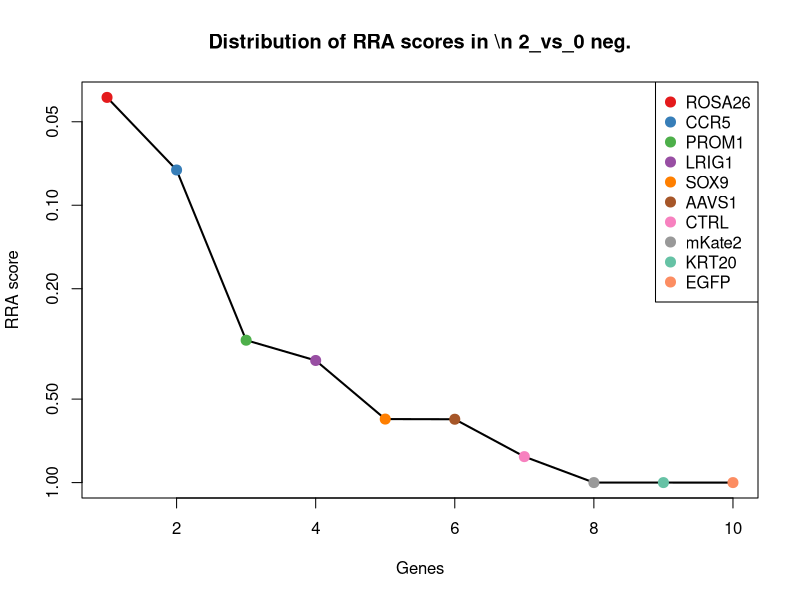
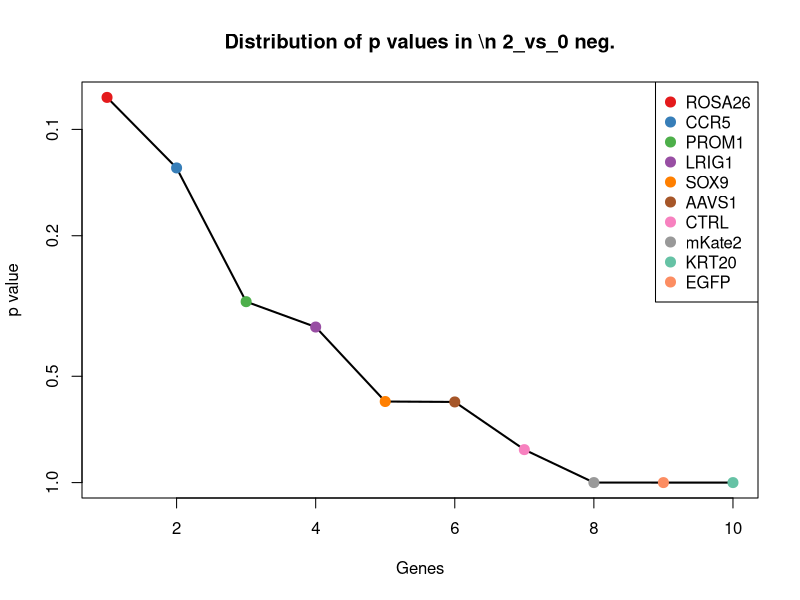
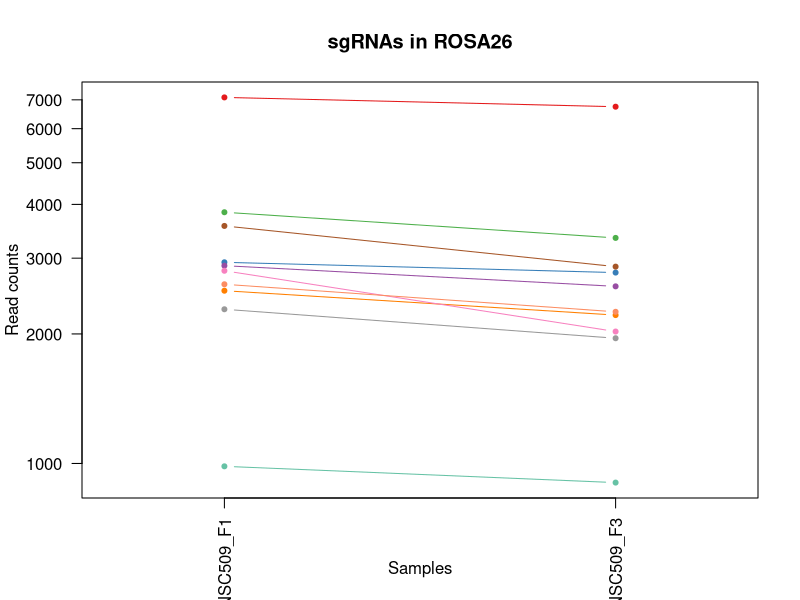
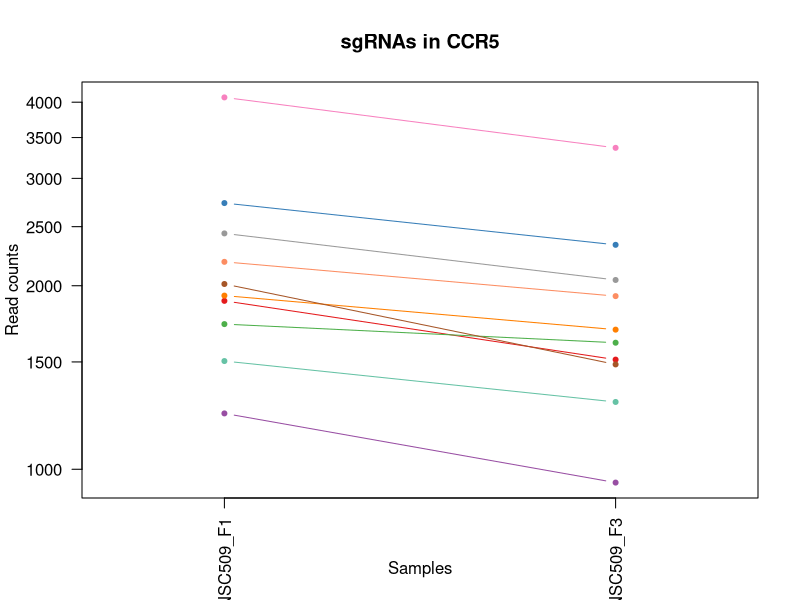
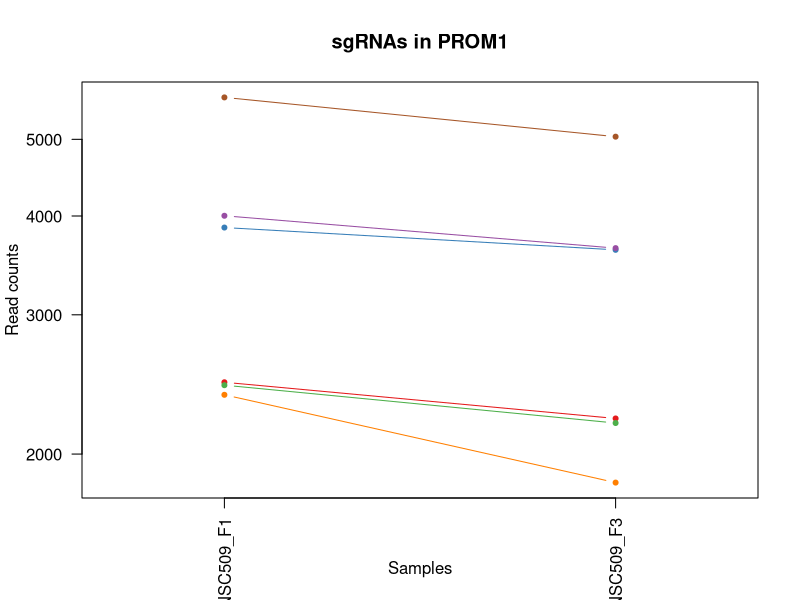
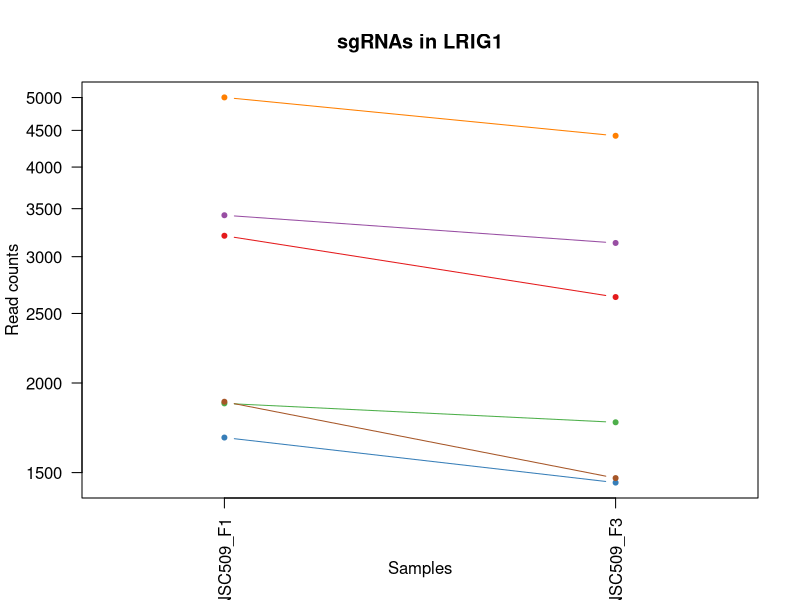
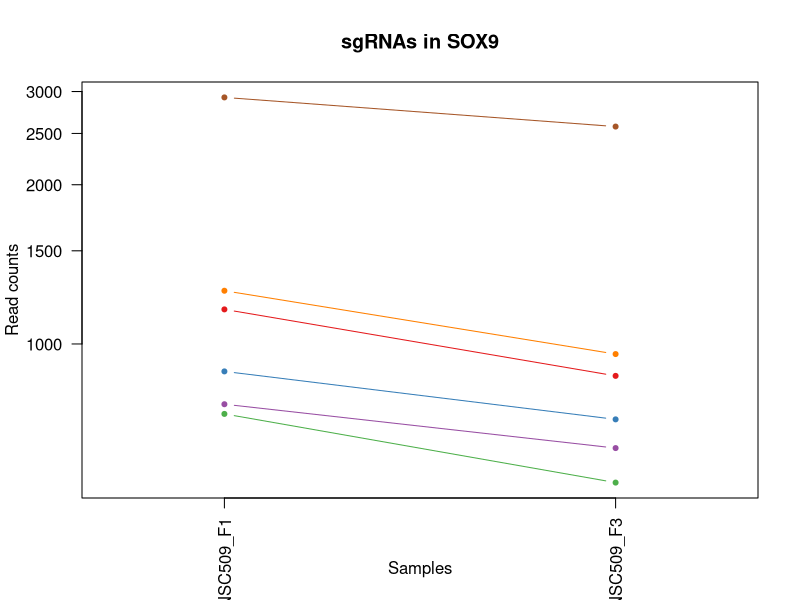
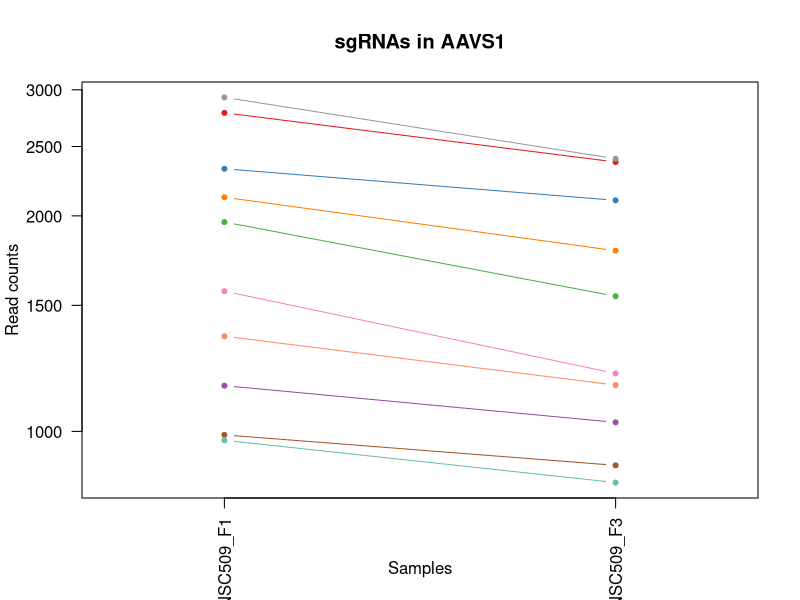

Write R code to recreate these figures, in order. (Note: this script raises an error after producing the figures.)
pdf(file='S9A_c0_t2.pdf',width=4.5,height=4.5);
gstable=read.table('S9A_c0_t2.gene_summary.txt',header=T)
# 
#
# parameters
# Do not modify the variables beginning with "__"

# gstablename='__GENE_SUMMARY_FILE__'
startindex=3
# outputfile='__OUTPUT_FILE__'
targetgenelist=c("ROSA26","CCR5","PROM1","LRIG1","SOX9","AAVS1","CTRL","mKate2","KRT20","EGFP")
# samplelabel=sub('.\\w+.\\w+$','',colnames(gstable)[startindex]);
samplelabel='2_vs_0 neg.'


# You need to write some codes in front of this code:
# gstable=read.table(gstablename,header=T)
# pdf(file=outputfile,width=6,height=6)


# set up color using RColorBrewer
#library(RColorBrewer)
#colors <- brewer.pal(length(targetgenelist), "Set1")

colors=c( "#E41A1C", "#377EB8", "#4DAF4A", "#984EA3", "#FF7F00",  "#A65628", "#F781BF",
          "#999999", "#66C2A5", "#FC8D62", "#8DA0CB", "#E78AC3", "#A6D854", "#FFD92F", "#E5C494", "#B3B3B3", 
          "#8DD3C7", "#FFFFB3", "#BEBADA", "#FB8072", "#80B1D3", "#FDB462", "#B3DE69", "#FCCDE5",
          "#D9D9D9", "#BC80BD", "#CCEBC5", "#FFED6F")

######
# function definition

plotrankedvalues<-function(val, tglist, ...){
  
  plot(val,log='y',ylim=c(max(val),min(val)),type='l',lwd=2, ...)
  if(length(tglist)>0){
    for(i in 1:length(tglist)){
      targetgene=tglist[i];
      tx=which(names(val)==targetgene);ty=val[targetgene];
      points(tx,ty,col=colors[(i %% length(colors)) ],cex=2,pch=20)
      # text(tx+50,ty,targetgene,col=colors[i])
    }
    legend('topright',tglist,pch=20,pt.cex = 2,cex=1,col=colors)
  }
}



plotrandvalues<-function(val,targetgenelist, ...){
  # choose the one with the best distance distribution
  
  mindiffvalue=0;
  randval=val;
  for(i in 1:20){
    randval0=sample(val)
    vindex=sort(which(names(randval0) %in% targetgenelist))
    if(max(vindex)>0.9*length(val)){
      # print('pass...')
      next;
    }
    mindiffind=min(diff(vindex));
    if (mindiffind > mindiffvalue){
      mindiffvalue=mindiffind;
      randval=randval0;
      # print(paste('Diff: ',mindiffvalue))
    }
  }
  plot(randval,log='y',ylim=c(max(randval),min(randval)),pch=20,col='grey', ...)
  
  if(length(targetgenelist)>0){
    for(i in 1:length(targetgenelist)){
      targetgene=targetgenelist[i];
      tx=which(names(randval)==targetgene);ty=randval[targetgene];
      points(tx,ty,col=colors[(i %% length(colors)) ],cex=2,pch=20)
      text(tx+50,ty,targetgene,col=colors[i])
    }
  }
  
}




# set.seed(1235)



pvec=gstable[,startindex]
names(pvec)=gstable[,'id']
pvec=sort(pvec);

plotrankedvalues(pvec,targetgenelist,xlab='Genes',ylab='RRA score',main=paste('Distribution of RRA scores in \\n',samplelabel))

# plotrandvalues(pvec,targetgenelist,xlab='Genes',ylab='RRA score',main=paste('Distribution of RRA scores in \\n',samplelabel))


pvec=gstable[,startindex+1]
names(pvec)=gstable[,'id']
pvec=sort(pvec);

plotrankedvalues(pvec,targetgenelist,xlab='Genes',ylab='p value',main=paste('Distribution of p values in \\n',samplelabel))

# plotrandvalues(pvec,targetgenelist,xlab='Genes',ylab='p value',main=paste('Distribution of p values in \\n',samplelabel))



# you need to write after this code:
# dev.off()






# parameters
# Do not modify the variables beginning with "__"
targetmat=list(c(7090.852426763737,6746.6159883431155),c(2933.4269804125497,2776.4183461062603),c(3834.7981134800943,3342.5820291656646),c(2880.8139076674174,2578.966243117571),c(2519.471294851794,2211.262071735574),c(3563.7911538683766,2866.077719402145),c(2803.3833477783555,2024.8914643227806),c(2281.223418270064,1953.3654474238167),c(983.7651903853931,901.6307764024322),c(2607.8215490841853,2250.551010595568))
targetgene="ROSA26"
collabel=c("S65_MNSC509_F1","S67_MNSC509_F3")

# set up color using RColorBrewer
#library(RColorBrewer)
#colors <- brewer.pal(length(targetgenelist), "Set1")

colors=c( "#E41A1C", "#377EB8", "#4DAF4A", "#984EA3", "#FF7F00",  "#A65628", "#F781BF",
          "#999999", "#66C2A5", "#FC8D62", "#8DA0CB", "#E78AC3", "#A6D854", "#FFD92F", "#E5C494", "#B3B3B3", 
          "#8DD3C7", "#FFFFB3", "#BEBADA", "#FB8072", "#80B1D3", "#FDB462", "#B3DE69", "#FCCDE5",
          "#D9D9D9", "#BC80BD", "#CCEBC5", "#FFED6F")


## code

targetmatvec=unlist(targetmat)+1
yrange=range(targetmatvec[targetmatvec>0]);
# yrange[1]=1; # set the minimum value to 1
for(i in 1:length(targetmat)){
  vali=targetmat[[i]]+1;
  if(i==1){
    plot(1:length(vali),vali,type='b',las=1,pch=20,main=paste('sgRNAs in',targetgene),ylab='Read counts',xlab='Samples',xlim=c(0.7,length(vali)+0.3),ylim = yrange,col=colors[(i %% length(colors))],xaxt='n',log='y')
    axis(1,at=1:length(vali),labels=(collabel),las=2)
    # lines(0:100,rep(1,101),col='black');
  }else{
    lines(1:length(vali),vali,type='b',pch=20,col=colors[(i %% length(colors))])
  }
}




# parameters
# Do not modify the variables beginning with "__"
targetmat=list(c(1888.1144219102096,1512.1204417654199),c(2731.9089848038366,2333.1585230704277),c(1729.2825041890565,1611.8539019484822),c(1233.9254607962096,949.9863934608867),c(1925.8370023689836,1693.454005734624),c(2012.2018576298606,1484.9204071700392),c(4072.0532905760674,3365.752429006174),c(2436.0845380481883,2043.024820719701),c(1503.9397209221702,1288.4757128700678),c(2187.9096666088863,1922.135778073565))
targetgene="CCR5"
collabel=c("S65_MNSC509_F1","S67_MNSC509_F3")

# set up color using RColorBrewer
#library(RColorBrewer)
#colors <- brewer.pal(length(targetgenelist), "Set1")

colors=c( "#E41A1C", "#377EB8", "#4DAF4A", "#984EA3", "#FF7F00",  "#A65628", "#F781BF",
          "#999999", "#66C2A5", "#FC8D62", "#8DA0CB", "#E78AC3", "#A6D854", "#FFD92F", "#E5C494", "#B3B3B3", 
          "#8DD3C7", "#FFFFB3", "#BEBADA", "#FB8072", "#80B1D3", "#FDB462", "#B3DE69", "#FCCDE5",
          "#D9D9D9", "#BC80BD", "#CCEBC5", "#FFED6F")


## code

targetmatvec=unlist(targetmat)+1
yrange=range(targetmatvec[targetmatvec>0]);
# yrange[1]=1; # set the minimum value to 1
for(i in 1:length(targetmat)){
  vali=targetmat[[i]]+1;
  if(i==1){
    plot(1:length(vali),vali,type='b',las=1,pch=20,main=paste('sgRNAs in',targetgene),ylab='Read counts',xlab='Samples',xlim=c(0.7,length(vali)+0.3),ylim = yrange,col=colors[(i %% length(colors))],xaxt='n',log='y')
    axis(1,at=1:length(vali),labels=(collabel),las=2)
    # lines(0:100,rep(1,101),col='black');
  }else{
    lines(1:length(vali),vali,type='b',pch=20,col=colors[(i %% length(colors))])
  }
}




# parameters
# Do not modify the variables beginning with "__"
targetmat=list(c(2463.8801236493905,2217.3065238678805),c(3866.564497024325,3623.6490533179312),c(2443.033434448489,2188.0916718950643),c(4001.5716270873054,3641.782409714852),c(2375.5298694169987,1839.5282655987053),c(5648.460073958514,5038.0508522777245))
targetgene="PROM1"
collabel=c("S65_MNSC509_F1","S67_MNSC509_F3")

# set up color using RColorBrewer
#library(RColorBrewer)
#colors <- brewer.pal(length(targetgenelist), "Set1")

colors=c( "#E41A1C", "#377EB8", "#4DAF4A", "#984EA3", "#FF7F00",  "#A65628", "#F781BF",
          "#999999", "#66C2A5", "#FC8D62", "#8DA0CB", "#E78AC3", "#A6D854", "#FFD92F", "#E5C494", "#B3B3B3", 
          "#8DD3C7", "#FFFFB3", "#BEBADA", "#FB8072", "#80B1D3", "#FDB462", "#B3DE69", "#FCCDE5",
          "#D9D9D9", "#BC80BD", "#CCEBC5", "#FFED6F")


## code

targetmatvec=unlist(targetmat)+1
yrange=range(targetmatvec[targetmatvec>0]);
# yrange[1]=1; # set the minimum value to 1
for(i in 1:length(targetmat)){
  vali=targetmat[[i]]+1;
  if(i==1){
    plot(1:length(vali),vali,type='b',las=1,pch=20,main=paste('sgRNAs in',targetgene),ylab='Read counts',xlab='Samples',xlim=c(0.7,length(vali)+0.3),ylim = yrange,col=colors[(i %% length(colors))],xaxt='n',log='y')
    axis(1,at=1:length(vali),labels=(collabel),las=2)
    # lines(0:100,rep(1,101),col='black');
  }else{
    lines(1:length(vali),vali,type='b',pch=20,col=colors[(i %% length(colors))])
  }
}




# parameters
# Do not modify the variables beginning with "__"
targetmat=list(c(3207.412038481539,2634.3737209970504),c(1677.6621309296816,1451.6759204423518),c(1872.2312301380944,1761.9577965674346),c(3425.8059253481247,3134.04843060108),c(5001.220009244814,4421.51673478243),c(1882.1582249956664,1472.8315029054256))
targetgene="LRIG1"
collabel=c("S65_MNSC509_F1","S67_MNSC509_F3")

# set up color using RColorBrewer
#library(RColorBrewer)
#colors <- brewer.pal(length(targetgenelist), "Set1")

colors=c( "#E41A1C", "#377EB8", "#4DAF4A", "#984EA3", "#FF7F00",  "#A65628", "#F781BF",
          "#999999", "#66C2A5", "#FC8D62", "#8DA0CB", "#E78AC3", "#A6D854", "#FFD92F", "#E5C494", "#B3B3B3", 
          "#8DD3C7", "#FFFFB3", "#BEBADA", "#FB8072", "#80B1D3", "#FDB462", "#B3DE69", "#FCCDE5",
          "#D9D9D9", "#BC80BD", "#CCEBC5", "#FFED6F")


## code

targetmatvec=unlist(targetmat)+1
yrange=range(targetmatvec[targetmatvec>0]);
# yrange[1]=1; # set the minimum value to 1
for(i in 1:length(targetmat)){
  vali=targetmat[[i]]+1;
  if(i==1){
    plot(1:length(vali),vali,type='b',las=1,pch=20,main=paste('sgRNAs in',targetgene),ylab='Read counts',xlab='Samples',xlim=c(0.7,length(vali)+0.3),ylim = yrange,col=colors[(i %% length(colors))],xaxt='n',log='y')
    axis(1,at=1:length(vali),labels=(collabel),las=2)
    # lines(0:100,rep(1,101),col='black');
  }else{
    lines(1:length(vali),vali,type='b',pch=20,col=colors[(i %% length(colors))])
  }
}




# parameters
# Do not modify the variables beginning with "__"
targetmat=list(c(1161.4583983359335,869.3936983634626),c(886.4806407811867,719.2898037445101),c(736.5830184318484,546.0155092850483),c(768.349401976079,634.6674738922148),c(1259.735647425897,956.0308455931935),c(2923.4999855549777,2574.9366083627))
targetgene="SOX9"
collabel=c("S65_MNSC509_F1","S67_MNSC509_F3")

# set up color using RColorBrewer
#library(RColorBrewer)
#colors <- brewer.pal(length(targetgenelist), "Set1")

colors=c( "#E41A1C", "#377EB8", "#4DAF4A", "#984EA3", "#FF7F00",  "#A65628", "#F781BF",
          "#999999", "#66C2A5", "#FC8D62", "#8DA0CB", "#E78AC3", "#A6D854", "#FFD92F", "#E5C494", "#B3B3B3", 
          "#8DD3C7", "#FFFFB3", "#BEBADA", "#FB8072", "#80B1D3", "#FDB462", "#B3DE69", "#FCCDE5",
          "#D9D9D9", "#BC80BD", "#CCEBC5", "#FFED6F")


## code

targetmatvec=unlist(targetmat)+1
yrange=range(targetmatvec[targetmatvec>0]);
# yrange[1]=1; # set the minimum value to 1
for(i in 1:length(targetmat)){
  vali=targetmat[[i]]+1;
  if(i==1){
    plot(1:length(vali),vali,type='b',las=1,pch=20,main=paste('sgRNAs in',targetgene),ylab='Read counts',xlab='Samples',xlim=c(0.7,length(vali)+0.3),ylim = yrange,col=colors[(i %% length(colors))],xaxt='n',log='y')
    axis(1,at=1:length(vali),labels=(collabel),las=2)
    # lines(0:100,rep(1,101),col='black');
  }else{
    lines(1:length(vali),vali,type='b',pch=20,col=colors[(i %% length(colors))])
  }
}




# parameters
# Do not modify the variables beginning with "__"
targetmat=list(c(2784.5220575489684,2377.484505374011),c(2325.894895129138,2101.4545246653333),c(1959.5887848847285,1543.3501111156716),c(1157.4876003929046,1028.564271180875),c(2122.3915005489107,1787.1430137853795),c(987.735988328422,895.5863242701254),c(1568.4651874963886,1203.8533830177726),c(2926.4780840122494,2402.669722591956),c(970.8600970705494,847.230707211671),c(1357.0201970301034,1159.5274007141893))
targetgene="AAVS1"
collabel=c("S65_MNSC509_F1","S67_MNSC509_F3")

# set up color using RColorBrewer
#library(RColorBrewer)
#colors <- brewer.pal(length(targetgenelist), "Set1")

colors=c( "#E41A1C", "#377EB8", "#4DAF4A", "#984EA3", "#FF7F00",  "#A65628", "#F781BF",
          "#999999", "#66C2A5", "#FC8D62", "#8DA0CB", "#E78AC3", "#A6D854", "#FFD92F", "#E5C494", "#B3B3B3", 
          "#8DD3C7", "#FFFFB3", "#BEBADA", "#FB8072", "#80B1D3", "#FDB462", "#B3DE69", "#FCCDE5",
          "#D9D9D9", "#BC80BD", "#CCEBC5", "#FFED6F")


## code

targetmatvec=unlist(targetmat)+1
yrange=range(targetmatvec[targetmatvec>0]);
# yrange[1]=1; # set the minimum value to 1
for(i in 1:length(targetmat)){
  vali=targetmat[[i]]+1;
  if(i==1){
    plot(1:length(vali),vali,type='b',las=1,pch=20,main=paste('sgRNAs in',targetgene),ylab='Read counts',xlab='Samples',xlim=c(0.7,length(vali)+0.3),ylim = yrange,col=colors[(i %% length(colors))],xaxt='n',log='y')
    axis(1,at=1:length(vali),labels=(collabel),las=2)
    # lines(0:100,rep(1,101),col='black');
  }else{
    lines(1:length(vali),vali,type='b',pch=20,col=colors[(i %% length(colors))])
  }
}




# parameters
# Do not modify the variables beginning with "__"
targetmat=list(c(2233.573842953718,1914.0765085638225),c(2258.3913300976483,1975.5284385756083),c(6862.531545039579,6106.911471007312),c(1181.3123880510775,1077.9272969280473),c(2470.829020049691,2339.2029752027347),c(4405.6003177904895,4114.2570847235),c(2811.3249436644132,2688.7737901878118),c(2388.4349627318425,2407.706766035545),c(2401.340056046686,2345.2474273350413),c(3983.7030363436756,3798.9381651548288))
targetgene="CTRL"
collabel=c("S65_MNSC509_F1","S67_MNSC509_F3")

# set up color using RColorBrewer
#library(RColorBrewer)
#colors <- brewer.pal(length(targetgenelist), "Set1")

colors=c( "#E41A1C", "#377EB8", "#4DAF4A", "#984EA3", "#FF7F00",  "#A65628", "#F781BF",
          "#999999", "#66C2A5", "#FC8D62", "#8DA0CB", "#E78AC3", "#A6D854", "#FFD92F", "#E5C494", "#B3B3B3", 
          "#8DD3C7", "#FFFFB3", "#BEBADA", "#FB8072", "#80B1D3", "#FDB462", "#B3DE69", "#FCCDE5",
          "#D9D9D9", "#BC80BD", "#CCEBC5", "#FFED6F")


## code

targetmatvec=unlist(targetmat)+1
yrange=range(targetmatvec[targetmatvec>0]);
# yrange[1]=1; # set the minimum value to 1
for(i in 1:length(targetmat)){
  vali=targetmat[[i]]+1;
  if(i==1){
    plot(1:length(vali),vali,type='b',las=1,pch=20,main=paste('sgRNAs in',targetgene),ylab='Read counts',xlab='Samples',xlim=c(0.7,length(vali)+0.3),ylim = yrange,col=colors[(i %% length(colors))],xaxt='n',log='y')
    axis(1,at=1:length(vali),labels=(collabel),las=2)
    # lines(0:100,rep(1,101),col='black');
  }else{
    lines(1:length(vali),vali,type='b',pch=20,col=colors[(i %% length(colors))])
  }
}




# parameters
# Do not modify the variables beginning with "__"
targetmat=list(c(1289.516631998613,1509.0982156992663),c(1645.895747385451,2035.9729598986764),c(1394.7427774888772,1866.728300194086),c(1634.9760530421215,1710.5799534428265),c(1228.9619633674236,1429.5129292905601),c(2224.639547581903,2834.848050051893))
targetgene="mKate2"
collabel=c("S65_MNSC509_F1","S67_MNSC509_F3")

# set up color using RColorBrewer
#library(RColorBrewer)
#colors <- brewer.pal(length(targetgenelist), "Set1")

colors=c( "#E41A1C", "#377EB8", "#4DAF4A", "#984EA3", "#FF7F00",  "#A65628", "#F781BF",
          "#999999", "#66C2A5", "#FC8D62", "#8DA0CB", "#E78AC3", "#A6D854", "#FFD92F", "#E5C494", "#B3B3B3", 
          "#8DD3C7", "#FFFFB3", "#BEBADA", "#FB8072", "#80B1D3", "#FDB462", "#B3DE69", "#FCCDE5",
          "#D9D9D9", "#BC80BD", "#CCEBC5", "#FFED6F")


## code

targetmatvec=unlist(targetmat)+1
yrange=range(targetmatvec[targetmatvec>0]);
# yrange[1]=1; # set the minimum value to 1
for(i in 1:length(targetmat)){
  vali=targetmat[[i]]+1;
  if(i==1){
    plot(1:length(vali),vali,type='b',las=1,pch=20,main=paste('sgRNAs in',targetgene),ylab='Read counts',xlab='Samples',xlim=c(0.7,length(vali)+0.3),ylim = yrange,col=colors[(i %% length(colors))],xaxt='n',log='y')
    axis(1,at=1:length(vali),labels=(collabel),las=2)
    # lines(0:100,rep(1,101),col='black');
  }else{
    lines(1:length(vali),vali,type='b',pch=20,col=colors[(i %% length(colors))])
  }
}




# parameters
# Do not modify the variables beginning with "__"
targetmat=list(c(1155.50220142139,2040.0025946535477),c(1484.085731207026,2854.9962238262488),c(1071.1227451320274,2076.2693074473887),c(502.3059397931473,1031.5864972470285),c(1625.0490581845495,3716.3306526799693),c(865.6339515802854,1658.194701629501))
targetgene="KRT20"
collabel=c("S65_MNSC509_F1","S67_MNSC509_F3")

# set up color using RColorBrewer
#library(RColorBrewer)
#colors <- brewer.pal(length(targetgenelist), "Set1")

colors=c( "#E41A1C", "#377EB8", "#4DAF4A", "#984EA3", "#FF7F00",  "#A65628", "#F781BF",
          "#999999", "#66C2A5", "#FC8D62", "#8DA0CB", "#E78AC3", "#A6D854", "#FFD92F", "#E5C494", "#B3B3B3", 
          "#8DD3C7", "#FFFFB3", "#BEBADA", "#FB8072", "#80B1D3", "#FDB462", "#B3DE69", "#FCCDE5",
          "#D9D9D9", "#BC80BD", "#CCEBC5", "#FFED6F")


## code

targetmatvec=unlist(targetmat)+1
yrange=range(targetmatvec[targetmatvec>0]);
# yrange[1]=1; # set the minimum value to 1
for(i in 1:length(targetmat)){
  vali=targetmat[[i]]+1;
  if(i==1){
    plot(1:length(vali),vali,type='b',las=1,pch=20,main=paste('sgRNAs in',targetgene),ylab='Read counts',xlab='Samples',xlim=c(0.7,length(vali)+0.3),ylim = yrange,col=colors[(i %% length(colors))],xaxt='n',log='y')
    axis(1,at=1:length(vali),labels=(collabel),las=2)
    # lines(0:100,rep(1,101),col='black');
  }else{
    lines(1:length(vali),vali,type='b',pch=20,col=colors[(i %% length(colors))])
  }
}




# parameters
# Do not modify the variables beginning with "__"
targetmat=list(c(1132.6701132489743,3161.2484651964605),c(1786.8590743629745,3629.6935054502383),c(793.1668891200092,2228.3880194437766),c(713.7509302594326,1730.7281272171826),c(1137.6336106777603,3008.1223445113546),c(2140.2600912925404,3586.3749318353725))
targetgene="EGFP"
collabel=c("S65_MNSC509_F1","S67_MNSC509_F3")

# set up color using RColorBrewer
#library(RColorBrewer)
#colors <- brewer.pal(length(targetgenelist), "Set1")

colors=c( "#E41A1C", "#377EB8", "#4DAF4A", "#984EA3", "#FF7F00",  "#A65628", "#F781BF",
          "#999999", "#66C2A5", "#FC8D62", "#8DA0CB", "#E78AC3", "#A6D854", "#FFD92F", "#E5C494", "#B3B3B3", 
          "#8DD3C7", "#FFFFB3", "#BEBADA", "#FB8072", "#80B1D3", "#FDB462", "#B3DE69", "#FCCDE5",
          "#D9D9D9", "#BC80BD", "#CCEBC5", "#FFED6F")


## code

targetmatvec=unlist(targetmat)+1
yrange=range(targetmatvec[targetmatvec>0]);
# yrange[1]=1; # set the minimum value to 1
for(i in 1:length(targetmat)){
  vali=targetmat[[i]]+1;
  if(i==1){
    plot(1:length(vali),vali,type='b',las=1,pch=20,main=paste('sgRNAs in',targetgene),ylab='Read counts',xlab='Samples',xlim=c(0.7,length(vali)+0.3),ylim = yrange,col=colors[(i %% length(colors))],xaxt='n',log='y')
    axis(1,at=1:length(vali),labels=(collabel),las=2)
    # lines(0:100,rep(1,101),col='black');
  }else{
    lines(1:length(vali),vali,type='b',pch=20,col=colors[(i %% length(colors))])
  }
}



# 
#
# parameters
# Do not modify the variables beginning with "__"

# gstablename='__GENE_SUMMARY_FILE__'
startindex=9
# outputfile='__OUTPUT_FILE__'
targetgenelist=c("EGFP","KRT20","mKate2","LRIG1","CTRL","PROM1","ROSA26","CCR5","AAVS1","SOX9")
# samplelabel=sub('.\\w+.\\w+$','',colnames(gstable)[startindex]);
samplelabel='2_vs_0 pos.'


# You need to write some codes in front of this code:
# gstable=read.table(gstablename,header=T)
# pdf(file=outputfile,width=6,height=6)


# set up color using RColorBrewer
#library(RColorBrewer)
#colors <- brewer.pal(length(targetgenelist), "Set1")

colors=c( "#E41A1C", "#377EB8", "#4DAF4A", "#984EA3", "#FF7F00",  "#A65628", "#F781BF",
          "#999999", "#66C2A5", "#FC8D62", "#8DA0CB", "#E78AC3", "#A6D854", "#FFD92F", "#E5C494", "#B3B3B3", 
          "#8DD3C7", "#FFFFB3", "#BEBADA", "#FB8072", "#80B1D3", "#FDB462", "#B3DE69", "#FCCDE5",
          "#D9D9D9", "#BC80BD", "#CCEBC5", "#FFED6F")

######
# function definition

plotrankedvalues<-function(val, tglist, ...){
  
  plot(val,log='y',ylim=c(max(val),min(val)),type='l',lwd=2, ...)
  if(length(tglist)>0){
    for(i in 1:length(tglist)){
      targetgene=tglist[i];
      tx=which(names(val)==targetgene);ty=val[targetgene];
      points(tx,ty,col=colors[(i %% length(colors)) ],cex=2,pch=20)
      # text(tx+50,ty,targetgene,col=colors[i])
    }
    legend('topright',tglist,pch=20,pt.cex = 2,cex=1,col=colors)
  }
}



plotrandvalues<-function(val,targetgenelist, ...){
  # choose the one with the best distance distribution
  
  mindiffvalue=0;
  randval=val;
  for(i in 1:20){
    randval0=sample(val)
    vindex=sort(which(names(randval0) %in% targetgenelist))
    if(max(vindex)>0.9*length(val)){
      # print('pass...')
      next;
    }
    mindiffind=min(diff(vindex));
    if (mindiffind > mindiffvalue){
      mindiffvalue=mindiffind;
      randval=randval0;
      # print(paste('Diff: ',mindiffvalue))
    }
  }
  plot(randval,log='y',ylim=c(max(randval),min(randval)),pch=20,col='grey', ...)
  
  if(length(targetgenelist)>0){
    for(i in 1:length(targetgenelist)){
      targetgene=targetgenelist[i];
      tx=which(names(randval)==targetgene);ty=randval[targetgene];
      points(tx,ty,col=colors[(i %% length(colors)) ],cex=2,pch=20)
      text(tx+50,ty,targetgene,col=colors[i])
    }
  }
  
}




# set.seed(1235)



pvec=gstable[,startindex]
names(pvec)=gstable[,'id']
pvec=sort(pvec);

plotrankedvalues(pvec,targetgenelist,xlab='Genes',ylab='RRA score',main=paste('Distribution of RRA scores in \\n',samplelabel))

# plotrandvalues(pvec,targetgenelist,xlab='Genes',ylab='RRA score',main=paste('Distribution of RRA scores in \\n',samplelabel))


pvec=gstable[,startindex+1]
names(pvec)=gstable[,'id']
pvec=sort(pvec);

plotrankedvalues(pvec,targetgenelist,xlab='Genes',ylab='p value',main=paste('Distribution of p values in \\n',samplelabel))

# plotrandvalues(pvec,targetgenelist,xlab='Genes',ylab='p value',main=paste('Distribution of p values in \\n',samplelabel))



# you need to write after this code:
# dev.off()






# parameters
# Do not modify the variables beginning with "__"
targetmat=list(c(1132.6701132489743,3161.2484651964605),c(1786.8590743629745,3629.6935054502383),c(793.1668891200092,2228.3880194437766),c(713.7509302594326,1730.7281272171826),c(1137.6336106777603,3008.1223445113546),c(2140.2600912925404,3586.3749318353725))
targetgene="EGFP"
collabel=c("S65_MNSC509_F1","S67_MNSC509_F3")

# set up color using RColorBrewer
#library(RColorBrewer)
#colors <- brewer.pal(length(targetgenelist), "Set1")

colors=c( "#E41A1C", "#377EB8", "#4DAF4A", "#984EA3", "#FF7F00",  "#A65628", "#F781BF",
          "#999999", "#66C2A5", "#FC8D62", "#8DA0CB", "#E78AC3", "#A6D854", "#FFD92F", "#E5C494", "#B3B3B3", 
          "#8DD3C7", "#FFFFB3", "#BEBADA", "#FB8072", "#80B1D3", "#FDB462", "#B3DE69", "#FCCDE5",
          "#D9D9D9", "#BC80BD", "#CCEBC5", "#FFED6F")


## code

targetmatvec=unlist(targetmat)+1
yrange=range(targetmatvec[targetmatvec>0]);
# yrange[1]=1; # set the minimum value to 1
for(i in 1:length(targetmat)){
  vali=targetmat[[i]]+1;
  if(i==1){
    plot(1:length(vali),vali,type='b',las=1,pch=20,main=paste('sgRNAs in',targetgene),ylab='Read counts',xlab='Samples',xlim=c(0.7,length(vali)+0.3),ylim = yrange,col=colors[(i %% length(colors))],xaxt='n',log='y')
    axis(1,at=1:length(vali),labels=(collabel),las=2)
    # lines(0:100,rep(1,101),col='black');
  }else{
    lines(1:length(vali),vali,type='b',pch=20,col=colors[(i %% length(colors))])
  }
}




# parameters
# Do not modify the variables beginning with "__"
targetmat=list(c(1155.50220142139,2040.0025946535477),c(1484.085731207026,2854.9962238262488),c(1071.1227451320274,2076.2693074473887),c(502.3059397931473,1031.5864972470285),c(1625.0490581845495,3716.3306526799693),c(865.6339515802854,1658.194701629501))
targetgene="KRT20"
collabel=c("S65_MNSC509_F1","S67_MNSC509_F3")

# set up color using RColorBrewer
#library(RColorBrewer)
#colors <- brewer.pal(length(targetgenelist), "Set1")

colors=c( "#E41A1C", "#377EB8", "#4DAF4A", "#984EA3", "#FF7F00",  "#A65628", "#F781BF",
          "#999999", "#66C2A5", "#FC8D62", "#8DA0CB", "#E78AC3", "#A6D854", "#FFD92F", "#E5C494", "#B3B3B3", 
          "#8DD3C7", "#FFFFB3", "#BEBADA", "#FB8072", "#80B1D3", "#FDB462", "#B3DE69", "#FCCDE5",
          "#D9D9D9", "#BC80BD", "#CCEBC5", "#FFED6F")


## code

targetmatvec=unlist(targetmat)+1
yrange=range(targetmatvec[targetmatvec>0]);
# yrange[1]=1; # set the minimum value to 1
for(i in 1:length(targetmat)){
  vali=targetmat[[i]]+1;
  if(i==1){
    plot(1:length(vali),vali,type='b',las=1,pch=20,main=paste('sgRNAs in',targetgene),ylab='Read counts',xlab='Samples',xlim=c(0.7,length(vali)+0.3),ylim = yrange,col=colors[(i %% length(colors))],xaxt='n',log='y')
    axis(1,at=1:length(vali),labels=(collabel),las=2)
    # lines(0:100,rep(1,101),col='black');
  }else{
    lines(1:length(vali),vali,type='b',pch=20,col=colors[(i %% length(colors))])
  }
}




# parameters
# Do not modify the variables beginning with "__"
targetmat=list(c(1289.516631998613,1509.0982156992663),c(1645.895747385451,2035.9729598986764),c(1394.7427774888772,1866.728300194086),c(1634.9760530421215,1710.5799534428265),c(1228.9619633674236,1429.5129292905601),c(2224.639547581903,2834.848050051893))
targetgene="mKate2"
collabel=c("S65_MNSC509_F1","S67_MNSC509_F3")

# set up color using RColorBrewer
#library(RColorBrewer)
#colors <- brewer.pal(length(targetgenelist), "Set1")

colors=c( "#E41A1C", "#377EB8", "#4DAF4A", "#984EA3", "#FF7F00",  "#A65628", "#F781BF",
          "#999999", "#66C2A5", "#FC8D62", "#8DA0CB", "#E78AC3", "#A6D854", "#FFD92F", "#E5C494", "#B3B3B3", 
          "#8DD3C7", "#FFFFB3", "#BEBADA", "#FB8072", "#80B1D3", "#FDB462", "#B3DE69", "#FCCDE5",
          "#D9D9D9", "#BC80BD", "#CCEBC5", "#FFED6F")


## code

targetmatvec=unlist(targetmat)+1
yrange=range(targetmatvec[targetmatvec>0]);
# yrange[1]=1; # set the minimum value to 1
for(i in 1:length(targetmat)){
  vali=targetmat[[i]]+1;
  if(i==1){
    plot(1:length(vali),vali,type='b',las=1,pch=20,main=paste('sgRNAs in',targetgene),ylab='Read counts',xlab='Samples',xlim=c(0.7,length(vali)+0.3),ylim = yrange,col=colors[(i %% length(colors))],xaxt='n',log='y')
    axis(1,at=1:length(vali),labels=(collabel),las=2)
    # lines(0:100,rep(1,101),col='black');
  }else{
    lines(1:length(vali),vali,type='b',pch=20,col=colors[(i %% length(colors))])
  }
}




# parameters
# Do not modify the variables beginning with "__"
targetmat=list(c(3207.412038481539,2634.3737209970504),c(1677.6621309296816,1451.6759204423518),c(1872.2312301380944,1761.9577965674346),c(3425.8059253481247,3134.04843060108),c(5001.220009244814,4421.51673478243),c(1882.1582249956664,1472.8315029054256))
targetgene="LRIG1"
collabel=c("S65_MNSC509_F1","S67_MNSC509_F3")

# set up color using RColorBrewer
#library(RColorBrewer)
#colors <- brewer.pal(length(targetgenelist), "Set1")

colors=c( "#E41A1C", "#377EB8", "#4DAF4A", "#984EA3", "#FF7F00",  "#A65628", "#F781BF",
          "#999999", "#66C2A5", "#FC8D62", "#8DA0CB", "#E78AC3", "#A6D854", "#FFD92F", "#E5C494", "#B3B3B3", 
          "#8DD3C7", "#FFFFB3", "#BEBADA", "#FB8072", "#80B1D3", "#FDB462", "#B3DE69", "#FCCDE5",
          "#D9D9D9", "#BC80BD", "#CCEBC5", "#FFED6F")


## code

targetmatvec=unlist(targetmat)+1
yrange=range(targetmatvec[targetmatvec>0]);
# yrange[1]=1; # set the minimum value to 1
for(i in 1:length(targetmat)){
  vali=targetmat[[i]]+1;
  if(i==1){
    plot(1:length(vali),vali,type='b',las=1,pch=20,main=paste('sgRNAs in',targetgene),ylab='Read counts',xlab='Samples',xlim=c(0.7,length(vali)+0.3),ylim = yrange,col=colors[(i %% length(colors))],xaxt='n',log='y')
    axis(1,at=1:length(vali),labels=(collabel),las=2)
    # lines(0:100,rep(1,101),col='black');
  }else{
    lines(1:length(vali),vali,type='b',pch=20,col=colors[(i %% length(colors))])
  }
}




# parameters
# Do not modify the variables beginning with "__"
targetmat=list(c(2233.573842953718,1914.0765085638225),c(2258.3913300976483,1975.5284385756083),c(6862.531545039579,6106.911471007312),c(1181.3123880510775,1077.9272969280473),c(2470.829020049691,2339.2029752027347),c(4405.6003177904895,4114.2570847235),c(2811.3249436644132,2688.7737901878118),c(2388.4349627318425,2407.706766035545),c(2401.340056046686,2345.2474273350413),c(3983.7030363436756,3798.9381651548288))
targetgene="CTRL"
collabel=c("S65_MNSC509_F1","S67_MNSC509_F3")

# set up color using RColorBrewer
#library(RColorBrewer)
#colors <- brewer.pal(length(targetgenelist), "Set1")

colors=c( "#E41A1C", "#377EB8", "#4DAF4A", "#984EA3", "#FF7F00",  "#A65628", "#F781BF",
          "#999999", "#66C2A5", "#FC8D62", "#8DA0CB", "#E78AC3", "#A6D854", "#FFD92F", "#E5C494", "#B3B3B3", 
          "#8DD3C7", "#FFFFB3", "#BEBADA", "#FB8072", "#80B1D3", "#FDB462", "#B3DE69", "#FCCDE5",
          "#D9D9D9", "#BC80BD", "#CCEBC5", "#FFED6F")


## code

targetmatvec=unlist(targetmat)+1
yrange=range(targetmatvec[targetmatvec>0]);
# yrange[1]=1; # set the minimum value to 1
for(i in 1:length(targetmat)){
  vali=targetmat[[i]]+1;
  if(i==1){
    plot(1:length(vali),vali,type='b',las=1,pch=20,main=paste('sgRNAs in',targetgene),ylab='Read counts',xlab='Samples',xlim=c(0.7,length(vali)+0.3),ylim = yrange,col=colors[(i %% length(colors))],xaxt='n',log='y')
    axis(1,at=1:length(vali),labels=(collabel),las=2)
    # lines(0:100,rep(1,101),col='black');
  }else{
    lines(1:length(vali),vali,type='b',pch=20,col=colors[(i %% length(colors))])
  }
}




# parameters
# Do not modify the variables beginning with "__"
targetmat=list(c(2463.8801236493905,2217.3065238678805),c(3866.564497024325,3623.6490533179312),c(2443.033434448489,2188.0916718950643),c(4001.5716270873054,3641.782409714852),c(2375.5298694169987,1839.5282655987053),c(5648.460073958514,5038.0508522777245))
targetgene="PROM1"
collabel=c("S65_MNSC509_F1","S67_MNSC509_F3")

# set up color using RColorBrewer
#library(RColorBrewer)
#colors <- brewer.pal(length(targetgenelist), "Set1")

colors=c( "#E41A1C", "#377EB8", "#4DAF4A", "#984EA3", "#FF7F00",  "#A65628", "#F781BF",
          "#999999", "#66C2A5", "#FC8D62", "#8DA0CB", "#E78AC3", "#A6D854", "#FFD92F", "#E5C494", "#B3B3B3", 
          "#8DD3C7", "#FFFFB3", "#BEBADA", "#FB8072", "#80B1D3", "#FDB462", "#B3DE69", "#FCCDE5",
          "#D9D9D9", "#BC80BD", "#CCEBC5", "#FFED6F")


## code

targetmatvec=unlist(targetmat)+1
yrange=range(targetmatvec[targetmatvec>0]);
# yrange[1]=1; # set the minimum value to 1
for(i in 1:length(targetmat)){
  vali=targetmat[[i]]+1;
  if(i==1){
    plot(1:length(vali),vali,type='b',las=1,pch=20,main=paste('sgRNAs in',targetgene),ylab='Read counts',xlab='Samples',xlim=c(0.7,length(vali)+0.3),ylim = yrange,col=colors[(i %% length(colors))],xaxt='n',log='y')
    axis(1,at=1:length(vali),labels=(collabel),las=2)
    # lines(0:100,rep(1,101),col='black');
  }else{
    lines(1:length(vali),vali,type='b',pch=20,col=colors[(i %% length(colors))])
  }
}




# parameters
# Do not modify the variables beginning with "__"
targetmat=list(c(7090.852426763737,6746.6159883431155),c(2933.4269804125497,2776.4183461062603),c(3834.7981134800943,3342.5820291656646),c(2880.8139076674174,2578.966243117571),c(2519.471294851794,2211.262071735574),c(3563.7911538683766,2866.077719402145),c(2803.3833477783555,2024.8914643227806),c(2281.223418270064,1953.3654474238167),c(983.7651903853931,901.6307764024322),c(2607.8215490841853,2250.551010595568))
targetgene="ROSA26"
collabel=c("S65_MNSC509_F1","S67_MNSC509_F3")

# set up color using RColorBrewer
#library(RColorBrewer)
#colors <- brewer.pal(length(targetgenelist), "Set1")

colors=c( "#E41A1C", "#377EB8", "#4DAF4A", "#984EA3", "#FF7F00",  "#A65628", "#F781BF",
          "#999999", "#66C2A5", "#FC8D62", "#8DA0CB", "#E78AC3", "#A6D854", "#FFD92F", "#E5C494", "#B3B3B3", 
          "#8DD3C7", "#FFFFB3", "#BEBADA", "#FB8072", "#80B1D3", "#FDB462", "#B3DE69", "#FCCDE5",
          "#D9D9D9", "#BC80BD", "#CCEBC5", "#FFED6F")


## code

targetmatvec=unlist(targetmat)+1
yrange=range(targetmatvec[targetmatvec>0]);
# yrange[1]=1; # set the minimum value to 1
for(i in 1:length(targetmat)){
  vali=targetmat[[i]]+1;
  if(i==1){
    plot(1:length(vali),vali,type='b',las=1,pch=20,main=paste('sgRNAs in',targetgene),ylab='Read counts',xlab='Samples',xlim=c(0.7,length(vali)+0.3),ylim = yrange,col=colors[(i %% length(colors))],xaxt='n',log='y')
    axis(1,at=1:length(vali),labels=(collabel),las=2)
    # lines(0:100,rep(1,101),col='black');
  }else{
    lines(1:length(vali),vali,type='b',pch=20,col=colors[(i %% length(colors))])
  }
}




# parameters
# Do not modify the variables beginning with "__"
targetmat=list(c(1888.1144219102096,1512.1204417654199),c(2731.9089848038366,2333.1585230704277),c(1729.2825041890565,1611.8539019484822),c(1233.9254607962096,949.9863934608867),c(1925.8370023689836,1693.454005734624),c(2012.2018576298606,1484.9204071700392),c(4072.0532905760674,3365.752429006174),c(2436.0845380481883,2043.024820719701),c(1503.9397209221702,1288.4757128700678),c(2187.9096666088863,1922.135778073565))
targetgene="CCR5"
collabel=c("S65_MNSC509_F1","S67_MNSC509_F3")

# set up color using RColorBrewer
#library(RColorBrewer)
#colors <- brewer.pal(length(targetgenelist), "Set1")

colors=c( "#E41A1C", "#377EB8", "#4DAF4A", "#984EA3", "#FF7F00",  "#A65628", "#F781BF",
          "#999999", "#66C2A5", "#FC8D62", "#8DA0CB", "#E78AC3", "#A6D854", "#FFD92F", "#E5C494", "#B3B3B3", 
          "#8DD3C7", "#FFFFB3", "#BEBADA", "#FB8072", "#80B1D3", "#FDB462", "#B3DE69", "#FCCDE5",
          "#D9D9D9", "#BC80BD", "#CCEBC5", "#FFED6F")


## code

targetmatvec=unlist(targetmat)+1
yrange=range(targetmatvec[targetmatvec>0]);
# yrange[1]=1; # set the minimum value to 1
for(i in 1:length(targetmat)){
  vali=targetmat[[i]]+1;
  if(i==1){
    plot(1:length(vali),vali,type='b',las=1,pch=20,main=paste('sgRNAs in',targetgene),ylab='Read counts',xlab='Samples',xlim=c(0.7,length(vali)+0.3),ylim = yrange,col=colors[(i %% length(colors))],xaxt='n',log='y')
    axis(1,at=1:length(vali),labels=(collabel),las=2)
    # lines(0:100,rep(1,101),col='black');
  }else{
    lines(1:length(vali),vali,type='b',pch=20,col=colors[(i %% length(colors))])
  }
}




# parameters
# Do not modify the variables beginning with "__"
targetmat=list(c(2784.5220575489684,2377.484505374011),c(2325.894895129138,2101.4545246653333),c(1959.5887848847285,1543.3501111156716),c(1157.4876003929046,1028.564271180875),c(2122.3915005489107,1787.1430137853795),c(987.735988328422,895.5863242701254),c(1568.4651874963886,1203.8533830177726),c(2926.4780840122494,2402.669722591956),c(970.8600970705494,847.230707211671),c(1357.0201970301034,1159.5274007141893))
targetgene="AAVS1"
collabel=c("S65_MNSC509_F1","S67_MNSC509_F3")

# set up color using RColorBrewer
#library(RColorBrewer)
#colors <- brewer.pal(length(targetgenelist), "Set1")

colors=c( "#E41A1C", "#377EB8", "#4DAF4A", "#984EA3", "#FF7F00",  "#A65628", "#F781BF",
          "#999999", "#66C2A5", "#FC8D62", "#8DA0CB", "#E78AC3", "#A6D854", "#FFD92F", "#E5C494", "#B3B3B3", 
          "#8DD3C7", "#FFFFB3", "#BEBADA", "#FB8072", "#80B1D3", "#FDB462", "#B3DE69", "#FCCDE5",
          "#D9D9D9", "#BC80BD", "#CCEBC5", "#FFED6F")


## code

targetmatvec=unlist(targetmat)+1
yrange=range(targetmatvec[targetmatvec>0]);
# yrange[1]=1; # set the minimum value to 1
for(i in 1:length(targetmat)){
  vali=targetmat[[i]]+1;
  if(i==1){
    plot(1:length(vali),vali,type='b',las=1,pch=20,main=paste('sgRNAs in',targetgene),ylab='Read counts',xlab='Samples',xlim=c(0.7,length(vali)+0.3),ylim = yrange,col=colors[(i %% length(colors))],xaxt='n',log='y')
    axis(1,at=1:length(vali),labels=(collabel),las=2)
    # lines(0:100,rep(1,101),col='black');
  }else{
    lines(1:length(vali),vali,type='b',pch=20,col=colors[(i %% length(colors))])
  }
}




# parameters
# Do not modify the variables beginning with "__"
targetmat=list(c(1161.4583983359335,869.3936983634626),c(886.4806407811867,719.2898037445101),c(736.5830184318484,546.0155092850483),c(768.349401976079,634.6674738922148),c(1259.735647425897,956.0308455931935),c(2923.4999855549777,2574.9366083627))
targetgene="SOX9"
collabel=c("S65_MNSC509_F1","S67_MNSC509_F3")

# set up color using RColorBrewer
#library(RColorBrewer)
#colors <- brewer.pal(length(targetgenelist), "Set1")

colors=c( "#E41A1C", "#377EB8", "#4DAF4A", "#984EA3", "#FF7F00",  "#A65628", "#F781BF",
          "#999999", "#66C2A5", "#FC8D62", "#8DA0CB", "#E78AC3", "#A6D854", "#FFD92F", "#E5C494", "#B3B3B3", 
          "#8DD3C7", "#FFFFB3", "#BEBADA", "#FB8072", "#80B1D3", "#FDB462", "#B3DE69", "#FCCDE5",
          "#D9D9D9", "#BC80BD", "#CCEBC5", "#FFED6F")


## code

targetmatvec=unlist(targetmat)+1
yrange=range(targetmatvec[targetmatvec>0]);
# yrange[1]=1; # set the minimum value to 1
for(i in 1:length(targetmat)){
  vali=targetmat[[i]]+1;
  if(i==1){
    plot(1:length(vali),vali,type='b',las=1,pch=20,main=paste('sgRNAs in',targetgene),ylab='Read counts',xlab='Samples',xlim=c(0.7,length(vali)+0.3),ylim = yrange,col=colors[(i %% length(colors))],xaxt='n',log='y')
    axis(1,at=1:length(vali),labels=(collabel),las=2)
    # lines(0:100,rep(1,101),col='black');
  }else{
    lines(1:length(vali),vali,type='b',pch=20,col=colors[(i %% length(colors))])
  }
}



dev.off()
Sweave("S9A_c0_t2_summary.Rnw");
library(tools);

texi2dvi("S9A_c0_t2_summary.tex",pdf=TRUE);
